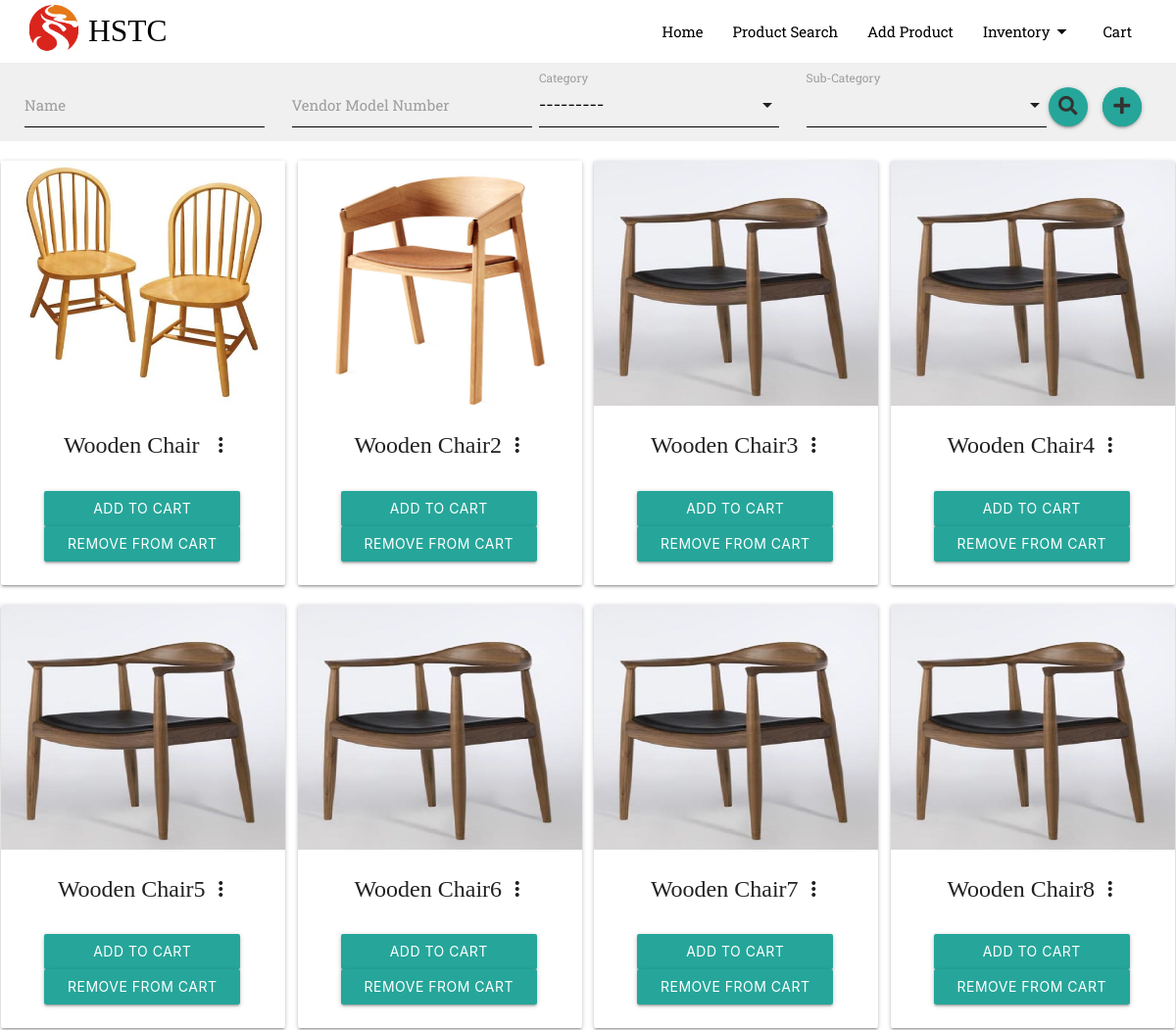
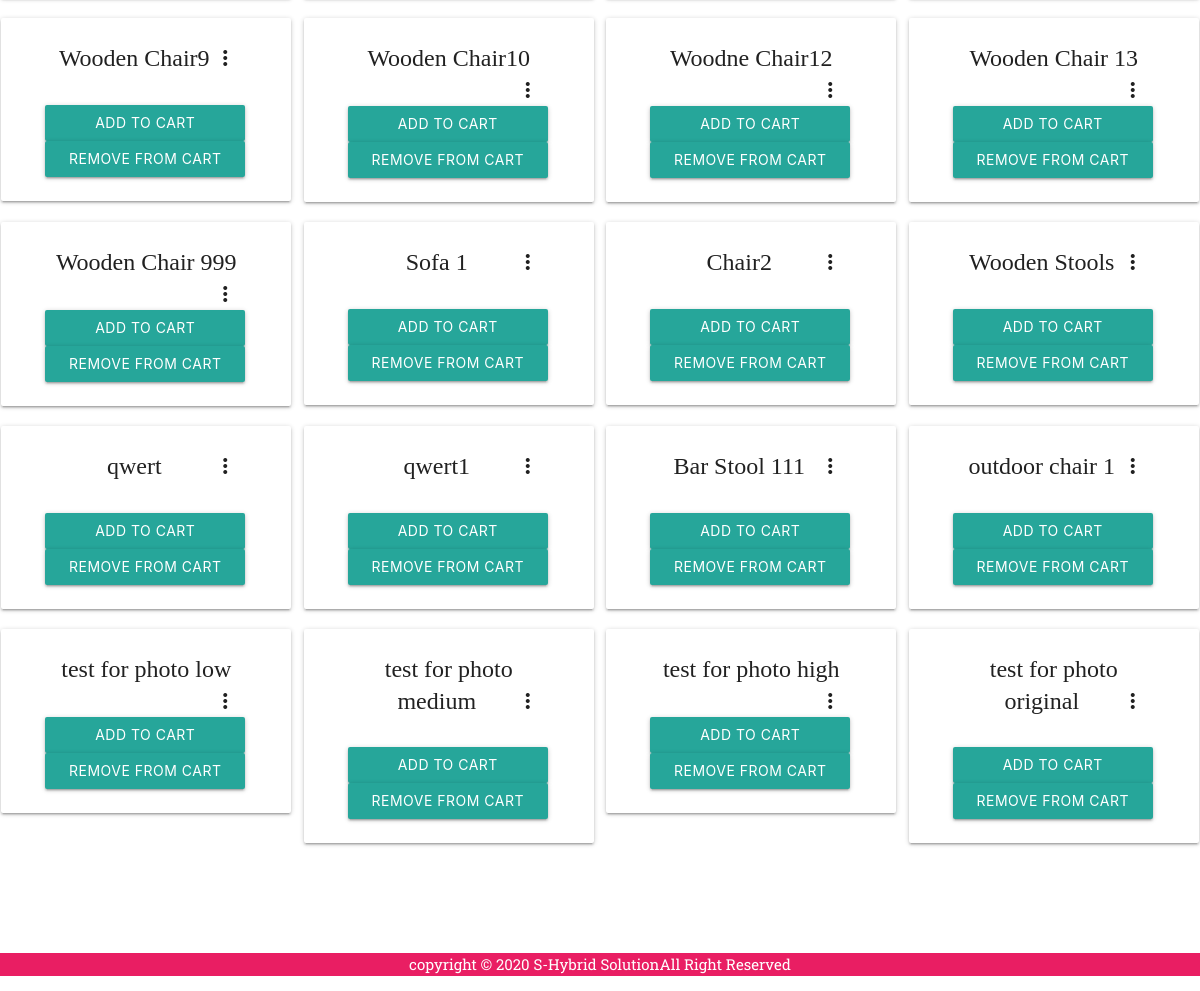
The app's page /catalog/search/ with its own data (2 pictures, top to bottom).
### catalog/models.py (models this page shows, shortened)
class Images(models.Model):
    product = models.ForeignKey(Product, default=None, on_delete=models.CASCADE)
    image = models.ImageField(upload_to=get_image_filename,
                              verbose_name='Image')

class Product(models.Model):
    name = models.CharField(max_length=30, blank=False)
    vendor_model_no = models.CharField(max_length=30, blank=False, default='v123')
    model_no = models.CharField(max_length=30, blank=False, default='hstc123')
    finish = models.CharField(max_length=30, blank=False, default='finish')
    color = models.CharField(max_length=30, blank=False)
    weight = models.CharField(max_length=30, blank=False)
    unit = models.CharField(max_length=30, blank=False, default='unit')
    packing = models.CharField(max_length=30, blank=False, default='packing')
    cbm = models.IntegerField(blank=False, default=0)
    min_price = models.IntegerField(blank=False, default=10)
    max_price = models.IntegerField(blank=False, default=100000)
    moq = models.IntegerField(blank=False, default=0)
    lead_time = models.IntegerField(blank=False, default=0)
    remarks = models.CharField(max_length=100, blank=False, default='remarks')
    category = models.ForeignKey(Category, on_delete=models.SET_NULL, null=True)
    sub_category = models.ManyToManyField(SubCategory)
    slug = models.SlugField(unique=True)

### catalog/views.py (the view)
# urls.py: path('search/', views.search, name='search'),
def search(request):
    products = Product.objects.all()
    product_filter = ProductFilter(request.GET, queryset = products)
    addtocartForm = CartForm(request.POST)
    return render(request, 'search.html', {'product_filter' : product_filter, "addtocartForm" : addtocartForm})

### catalog/forms.py
class CartForm(forms.ModelForm):
    class Meta:
        model = Cart
        fields = ()

### catalog/models.py (called while the page is built)
    def __str__(self):
        return self.category

    def __str__(self):
        return self.sub_category

### Template/search.html (shortened to what this page needs)
{% load static %}
{% load bootstrap4 %}
<!DOCTYPE html>
<html lang="en">
<head>
    <link
      type="text/css"
      rel="stylesheet"
      href="{% static 'css/materialize.min.css' %}"
      media="screen,projection"
    />
    <link rel="stylesheet" href="{% static 'materialize/css/materialize.min.css' %}" />
    <link rel="stylesheet" href="{% static 'bootstrap-4.5.0-dist/css/search.css' %}" />
    <link rel="stylesheet" href="{% static 'slick-1.8.1/slick/slick.css' %}" />
    <link rel="stylesheet" href="{% static 'fonta/all.min.css' %}" />
    <link rel="stylesheet" href="{% static 'slick-1.8.1/slick/slick-theme.css' %}" />
    <link rel="stylesheet" href="{% static 'fonta/fontawesome.min.css' %}" />
</head>
<body>
  <nav>
    <div class="nav-wrapper white">
      <div class="margin">
        <a href="#"><img src="{% static 'images/hstc_logo.jpeg' %}" class="brand-logo" alt=""/></a>
        <a href="#" class="brand-logo hide-on-med-and-down logo-tex">HSTC</a>
        <ul class="right hide-on-med-and-down">
          <li class><a href="#">Home</a></li>
          <li><a href="#">Product Search</a></li>
          <li><a href="#">Add Product</a></li>
          <li><a class="dropdown-trigger" href="#!" data-target="dropdown1">Inventory<i class="material-icons right">arrow_drop_down</i></a></li>
          <li><a href="#">Cart</a></li>
        </ul>
      </div>
    </div>
  </nav>
  <form class="seach-small-form">
    <div class="hider-on-mid-and-down">
      <div class="main hide-on-med-and-down">
        <div class="row">
          <div class="input-field">
            {{ product_filter.form.name }}
            <label for="email">Name</label>
          </div>
        </div>
        <div class="row">
          <div class="input-field">
            {{ product_filter.form.vendor_model_no }}
            <label for="email">Vendor Model Number</label>
          </div>
        </div>
        <div class="input-field">
          <label>Category</label>
        </div>
        <div class="input-field">
          <label>Sub-Category</label>
        </div>
        <div class="moving">
          <button class="button1 btn  right">
            <i class="fa fa-search" aria-hidden="true"></i>
          </button>
        </div>
        <div class="dropdown1 moving">
          <button  class="button22 button1 btn5 btn  right pulse">
            <a href="#login" class="tooltipped modal-trigger" data-position="left" data-tooltip="Addvance Tool"><i class="fa fa-plus" aria-hidden="true"></i></a>
          </button>
      </div>
    </div>
  </form>
    <div class="main1">
      <div class="main3 hide-on-med-and-down">
      {% for prod in product_filter.qs %}
      <div class="main2">
        <div class="card row4">
          <div class="card-image">
              {% for image in prod.images_set.all %}
                {% if forloop.counter == 1 %}
                <a href="{% url 'catalog:prod_display' prod.slug %}">
                  <img src="{{image.image.url}}" alt="" />
                </a>
                  {% endif %}
              {% endfor %}
          </div>
          <div class="card-content font-classic">
            <span class="card-title activator grey-text text-darken-4 text">{{prod.name}}<i class="material-icons right">more_vert</i></span>
              <form action="{% url 'catalog:cart_display' %}" method="post" id="{{prod.id}}" name="{{prod.id}}">
                <br>
                <button class="btn cartbtn" type="submit" name='addtocart' id="addtocart" >Add to Cart</button>
                <button class="btn cartbtn" type="submit" name='removefromcart' id="removefromcart">Remove from Cart</button>
            </form>
          </div>
        </div>
      </div>
      {% endfor %}
    </div>
  </div>
  <footer>
    <div><p>copyright © 2020 S-Hybrid SolutionAll Right Reserved</p></div>
  </footer>
</body>
</html>

### records on screen
Product: name "Wooden Chair"
Images: image (picture)
Product: name "Wooden Chair2"
Images: image (picture)
Product: name "Wooden Chair3"
Images: image (picture)
Product: name "Wooden Chair4"
Images: image (picture)
Product: name "Wooden Chair5"
Images: image (picture)
Product: name "Wooden Chair6"
Images: image (picture)
Product: name "Wooden Chair7"
Images: image (picture)
Product: name "Wooden Chair8"
Images: image (picture)
Product: name "Wooden Chair9"
Product: name "Wooden Chair10"
Product: name "Woodne Chair12"
Product: name "Wooden Chair 13"
Product: name "Wooden Chair 999"
Product: name "Sofa 1"
Product: name "Chair2"
Product: name "Wooden Stools"
Product: name "qwert"
Product: name "qwert1"
Product: name "Bar Stool 111"
Product: name "outdoor chair 1"
Product: name "test for photo low"
Product: name "test for photo medium"
Product: name "test for photo high"
Product: name "test for photo original"
